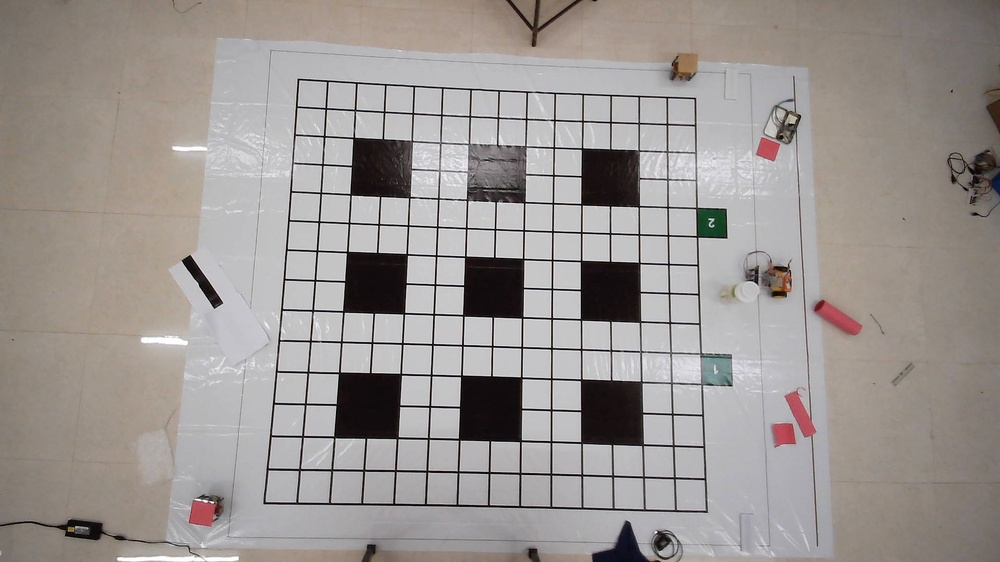
#> input picture Test_codes/img_align.jpg, 1000 x 562 px, shrunk from 1920 x 1080 before the run
$ python -i align_tester.py   (imports and definitions only)
#> lines starting #> are read from the running program, lines starting #| are printed output that depends on the picture; after the words box and inside, x2 and y2 are one past the last pixel; in counts of white or black regions, pixels touching at a corner belong together
#> further down, picture is the input picture: shape (562, 1000, 3); mean B, G, R 146.3, 149.6, 155.4
import numpy as np
import cv2
import imutils


class Alignimage:

    def __init__(self,img):
        self.img = img
        temp = self.img.copy()
        cv2.destroyAllWindows()
        #img to square
        hsv = cv2.cvtColor(temp, cv2.COLOR_BGR2HSV)
#> hsv: shape (562, 1000, 3); mean H, S, V 63.1, 24.5, 156.3
        purple_mask = cv2.inRange(hsv, (130,100,100), (180,255,255) )
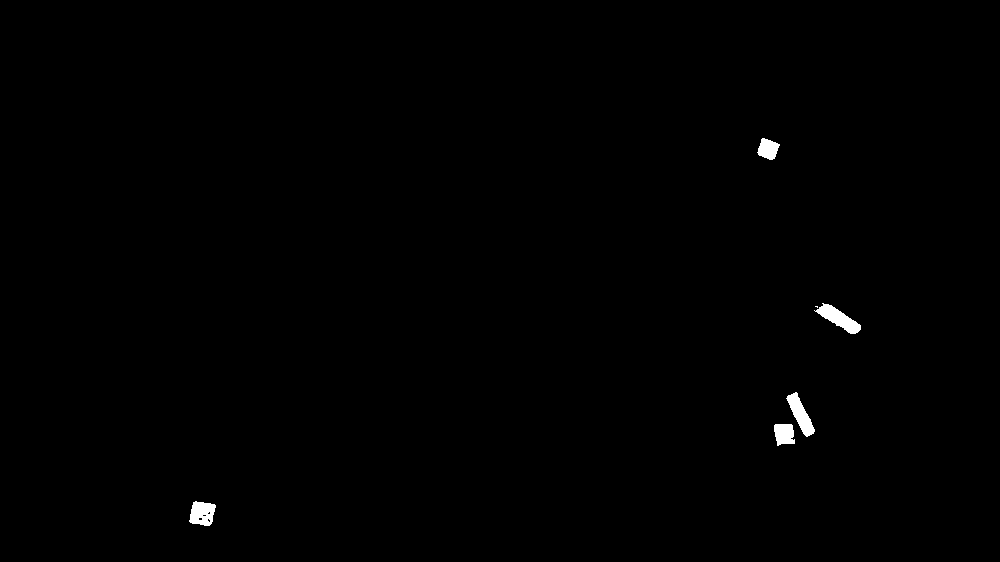
#> purple_mask: shape (562, 1000); 0.42% white; 6 white regions (1 under 20 px), largest, box (x1, y1, x2, y2) and area: (814, 303, 861, 334) 598, (786, 392, 815, 437) 547, (189, 501, 216, 526) 496, (774, 424, 795, 446) 376, (757, 138, 780, 160) 335
        imask = purple_mask>0
        purple = np.zeros_like(temp, np.uint8)
        purple[imask] = temp[imask]
        edged = cv2.Canny(purple, 10, 250)
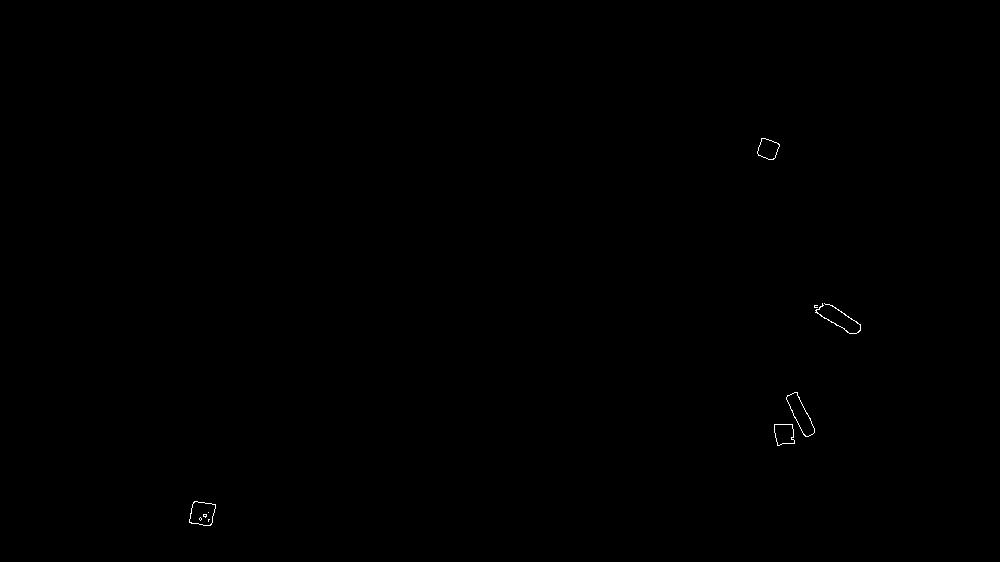
#> edged: shape (562, 1000); 0.09% white in thin lines or dots, all inside (x1, y1, x2, y2) = (189, 138, 861, 526)
        kernel = cv2.getStructuringElement(cv2.MORPH_RECT, (3, 3))
        closed = cv2.morphologyEx(edged, cv2.MORPH_CLOSE, kernel)
        _, thresh = cv2.threshold(closed, 200, 255, cv2.THRESH_BINARY)
        countours, _ = cv2.findContours(thresh, cv2.RETR_EXTERNAL, cv2.CHAIN_APPROX_SIMPLE)
#> countours = 5 contours; box (x1, y1, x2, y2) and area: (814, 303, 861, 334) 615, (786, 392, 815, 437) 543, (189, 501, 216, 526) 488, (774, 424, 795, 446) 350, (757, 138, 780, 160) 324
        zero = np.zeros_like(temp, np.float32)
        c = max(countours, key = cv2.contourArea)
#> c = contour of 56 points, box (x1, y1, x2, y2) (814, 303, 861, 334), area 615
        rect = cv2.minAreaRect(c)
#> rect = ((837, 317.5), (15.25, 52.14), -56.31)
        box = cv2.boxPoints(rect)
#> box = [[854.5, 338.3], [811.1, 309.4], [819.5, 296.7], [862.9, 325.6]]
        box = np.int0(box)
#> box = [[854, 338], [811, 309], [819, 296], [862, 325]]
        cv2.drawContours(zero,[box],0,(0,0,255),2)
        gray = cv2.cvtColor(zero, cv2.COLOR_BGR2GRAY)
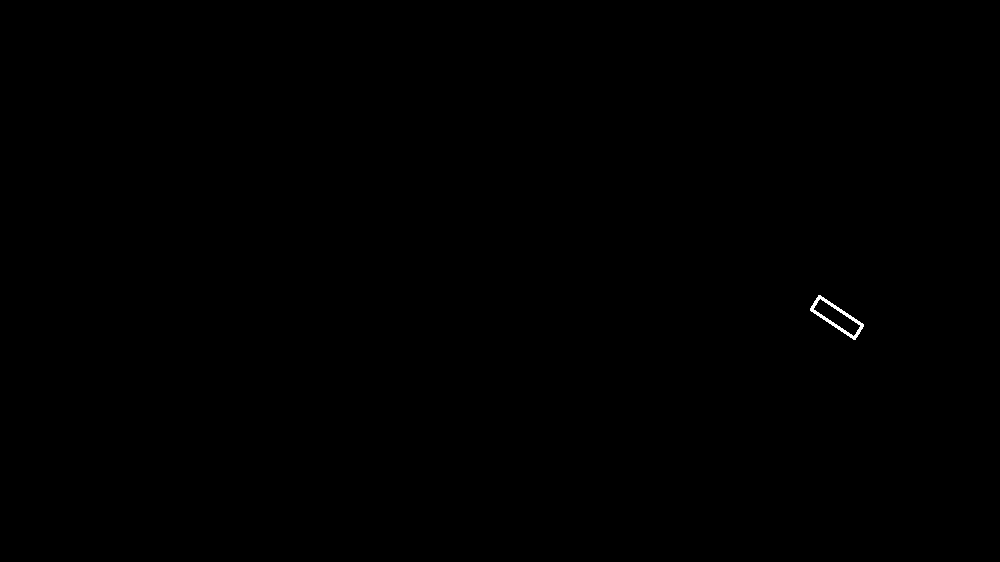
#> gray: shape (562, 1000) float32; values 0 (black) and 76.24 (white), 0.08% white; 1 white region, box (x1, y1, x2, y2) and area: (810, 295, 864, 340) 446
        gray = cv2.blur(gray, (5,5))

# [12 lines of commented-out code are left out]
        dst = cv2.cornerHarris(gray,5,3,0.04)
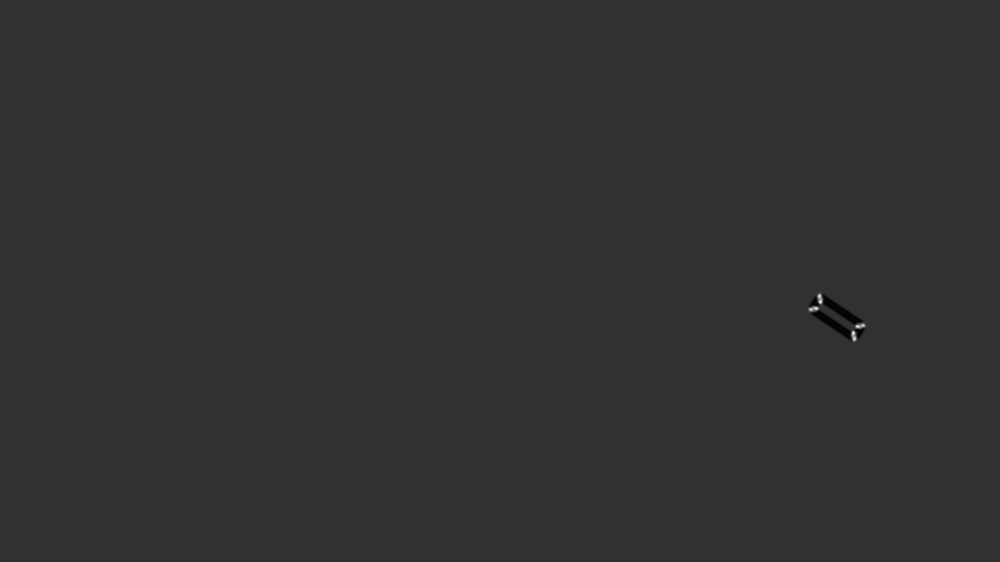
#> dst: shape (562, 1000) float32; min -14335.5, max 59533.8, mean -8.3; drawn with min black and max white
        _,dst = cv2.threshold(dst, 0.1*dst.max(),255,0)
#> dst: shape (562, 1000) float32; 0.04% white; 4 white regions, box (x1, y1, x2, y2) and area: (817, 293, 823, 305) 54, (851, 330, 857, 342) 54, (808, 306, 819, 312) 52, (855, 323, 866, 329) 52
        dst = np.uint8(dst)
        _,_,_,centroid = cv2.connectedComponentsWithStats(dst)
#> centroid = [[499.4, 280.5], [819.5, 298.2], [813, 308.5], [860, 325.5], [853.5, 335.8]]
        criteria = (cv2.TERM_CRITERIA_EPS + cv2.TermCriteria_MAX_ITER,100,0.001)
        corners = cv2.cornerSubPix(gray, np.float32(centroid), (5,5), (-1,-1), criteria)
#> corners = [[499.4, 280.5], [818.6, 294.2], [809.1, 309.5], [863.9, 324.5], [854.4, 339.8]]
        inpt_points = []
        for i in corners:
            point = ( int(i[0]) , int(i[1]) )
            #zero = cv2.circle(zero, point, radius=0, color=(255, 255, 255), thickness=5)
            x = i[0]
            y = i[1]
            pnt = [int(x),int(y)]
            inpt_points.append(pnt)
#> this loop made 5 passes
#> (x, y, pnt) on passes 1 to 5: (499.4, 280.5, [499, 280]), (818.6, 294.2, [818, 294]), (809.1, 309.5, [809, 309]), (863.9, 324.5, [863, 324]), (854.4, 339.8, [854, 339])
#> after the loop, inpt_points = [[499, 280], [818, 294], [809, 309], [863, 324], [854, 339]]

#            cv2.imshow('point', zero)
#            cv2.waitKey()
#        cv2.destroyAllWindows()

        h,w = zero.shape[:2]
#> h = 562; w = 1000
#        print(f'before : \n{inpt_points}')
        inpt_points.pop(0)
#        print(f'after  : \n{inpt_points}')
        # orientation
        # 1 --> top-left
        # 2 --> top-right
        # 3 --> bottom-right
        # 4 --> bottom-left
        if inpt_points[1][0] < w*0.5:
            # a --> third point
#            print("True")
            a = inpt_points[2]
            inpt_points[2] = inpt_points[1]
            inpt_points[1] = a

        #tranform image
        opt_points = [[0,0], [w,0], [0,h], [w,h] ]
        input_points =  np.float32(inpt_points)
#> input_points = [[818, 294], [809, 309], [863, 324], [854, 339]]
        output_points =  np.float32(opt_points)
# [4 lines of commented-out code are left out]
        matrix = cv2.getPerspectiveTransform(input_points, output_points)
#> matrix = [[-31.75, 47.62, 11968.3], [8.92, 5.35, -8870.7], [0, 0, 1]]
        output_img = cv2.warpPerspective(self.img, matrix, (w,h))
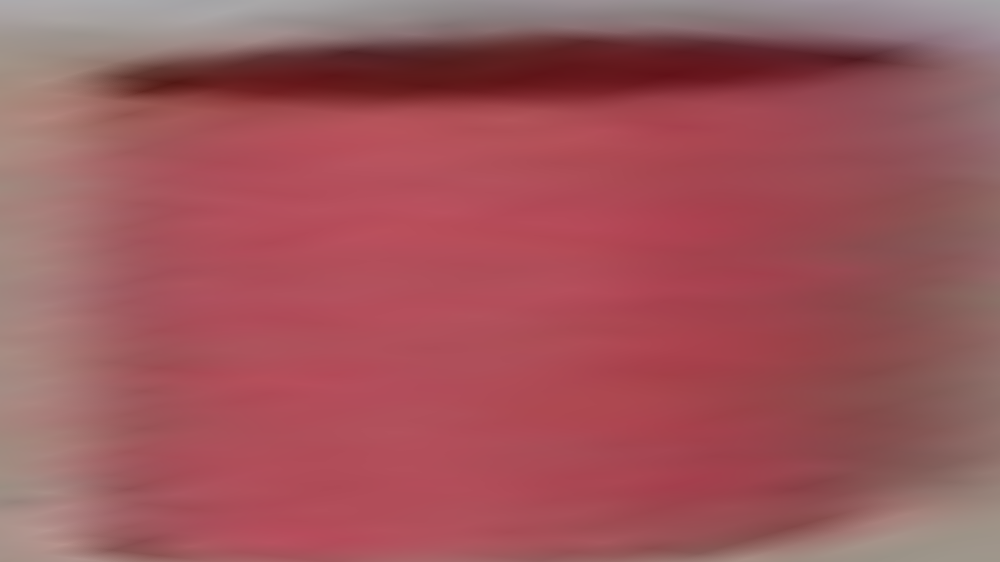
#> output_img: shape (562, 1000, 3); mean B, G, R 91.7, 86.2, 158.3
        self.rotated = output_img.copy()
#        cv2.imshow('input_img', self.img)
#        cv2.imshow('output_img', output_img)
#        cv2.waitKey()

    def ret(self):
        return self.rotated#,self.init_angle

>>> import cv2
>>> picture = cv2.imread('../../Test_codes/img_align.jpg')
>>> result = Alignimage(picture).ret()
